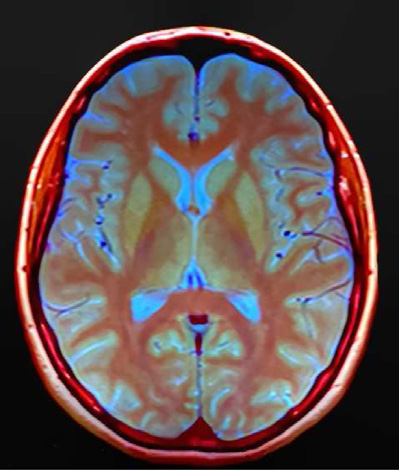
#> input picture imagenes/brain.png, 399 x 470 px
$ python histogram.py
#> lines starting #> are read from the running program, lines starting #| are printed output that depends on the picture
import cv2
import matplotlib.pyplot as plt
import numpy as np

def mostrar_histograma(path, canal):
#> called with path = 'imagenes/brain.png', canal = 'r'
    imagen = cv2.imread(path)
#> imagen is the input picture: shape (470, 399, 3); mean B, G, R 77.6, 76.8, 93.9
    if imagen is None:
        print("No se pudo cargar la imagen. Verifica la ruta.")
        return

    canales = {'r': 2, 'g': 1, 'b': 0}
    colormaps = {'r': 'Reds', 'g': 'Greens', 'b': 'Blues'}

    if canal not in canales:
        print("Canal inválido. Usa 'r', 'g' o 'b'.")
        return

    canal_imagen = cv2.split(imagen)[canales[canal]]
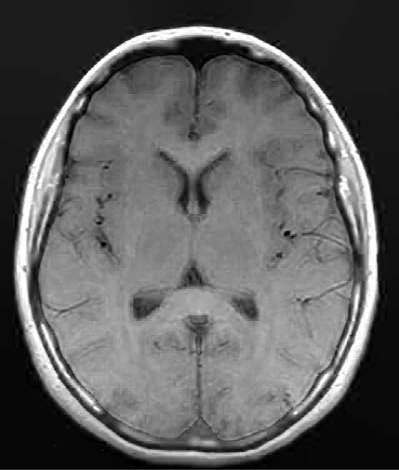
#> canal_imagen: shape (470, 399); min 0, max 255, mean 93.9
    histograma = cv2.calcHist([canal_imagen], [0], None, [256], [0, 256])
#> histograma = 256 values, max 11065 at index 27, min 87 at index 214, mean 732.5

    fig = plt.figure(figsize=(14, 6))
    gs = fig.add_gridspec(2, 2, height_ratios=[4, 0.5], width_ratios=[1.5, 4])

    ax_img = fig.add_subplot(gs[:, 0])
    ax_hist = fig.add_subplot(gs[0, 1])
    ax_grad = fig.add_subplot(gs[1, 1])

    ax_img.imshow(cv2.cvtColor(imagen, cv2.COLOR_BGR2RGB))
    ax_img.axis('off')
    ax_img.set_title("Imagen Original")

    ax_hist.bar(np.arange(256), histograma.flatten(), color=canal, width=1)
    ax_hist.set_title(f"Histograma del Canal {canal.upper()}")
    ax_hist.set_xlabel("Intensidad de píxel")
    ax_hist.set_ylabel("Frecuencia")
    ax_hist.set_xlim([0, 256])

    degradado = np.linspace(0, 1, 256).reshape(1, -1)
    cmap = colormaps[canal]
    ax_grad.imshow(degradado, aspect='auto', cmap=cmap, extent=[0, 256, 0, 1])
    ax_grad.set_axis_off()

    plt.tight_layout()
    plt.show()
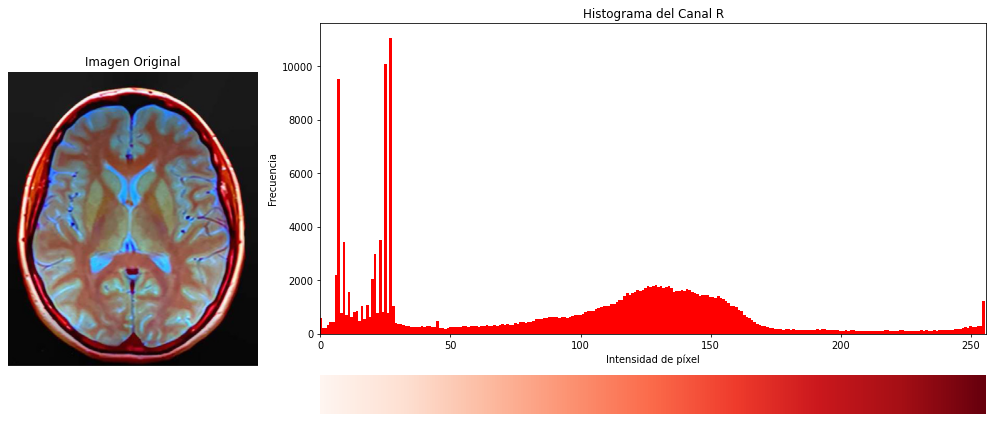
#> figure drawn by matplotlib, 3 panels; panel 2: tallest bar 11065 high, from x = 26.5 to 27.5

mostrar_histograma('imagenes/brain.png', 'r')
mostrar_histograma('imagenes/brain_encrypted.png', 'r')
#> call 2 of mostrar_histograma, with path = 'imagenes/brain_encrypted.png', canal = 'r'
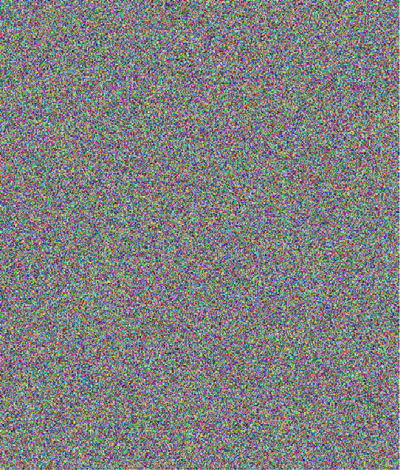
#> input picture imagenes/brain_encrypted.png, 400 x 470 px
#> in mostrar_histograma, imagen is the input picture: shape (470, 400, 3); mean B, G, R 127.8, 127.9, 127.5
#> in mostrar_histograma (call 2), `canal_imagen = cv2.split(imagen)[canales[canal]]`:
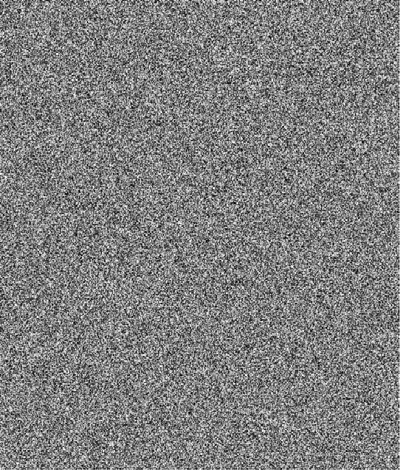
#> canal_imagen: shape (470, 400); min 0, max 255, mean 127.5
#> in mostrar_histograma (call 2), `histograma = cv2.calcHist([canal_imagen], [0], None, [256], [0, 256])`: histograma = 256 values, max 1673 at index 127, min 4 at index 254, mean 734.4
#> in mostrar_histograma (call 2), `plt.show()`:
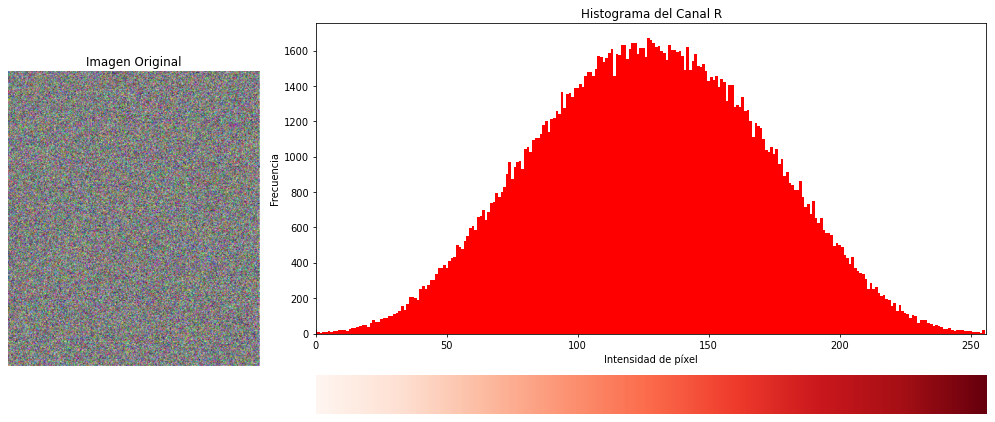
#> figure drawn by matplotlib, 3 panels; panel 2: tallest bar 1673 high, from x = 126.5 to 127.5
